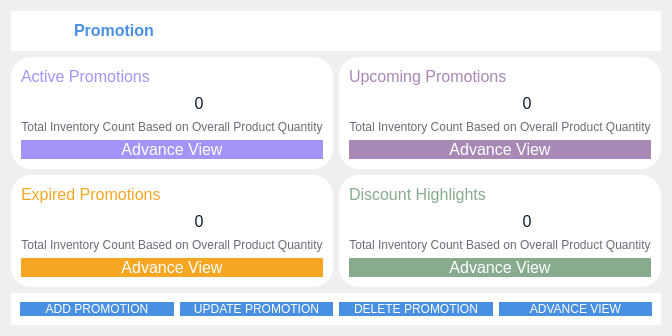
        <widget class="QWidget" name="Promotion_page">
         <layout class="QHBoxLayout" name="horizontalLayout_59">
          <item>
           <layout class="QVBoxLayout" name="verticalLayout_28">
            <item>
             <widget class="QFrame" name="horizontalFrame">
              <property name="sizePolicy">
               <sizepolicy hsizetype="Preferred" vsizetype="Fixed">
                <horstretch>0</horstretch>
                <verstretch>0</verstretch>
               </sizepolicy>
              </property>
              <property name="styleSheet">
               <string notr="true">background-color: rgb(255, 255, 255);</string>
              </property>
              <layout class="QHBoxLayout" name="horizontalLayout_61">
               <item>
                <widget class="QLabel" name="label_74">
                 <property name="sizePolicy">
                  <sizepolicy hsizetype="Fixed" vsizetype="Fixed">
                   <horstretch>0</horstretch>
                   <verstretch>0</verstretch>
                  </sizepolicy>
                 </property>
                 <property name="maximumSize">
                  <size>
                   <width>48</width>
                   <height>48</height>
                  </size>
                 </property>
                 <property name="styleSheet">
                  <string notr="true">padding: 4px;
border-radius: 10px;</string>
                 </property>
                 <property name="text">
                  <string/>
                 </property>
                 <property name="pixmap">
                  <pixmap resource="resources.qrc">:/resources/dashboard-icons/promotion-blue.svg</pixmap>
                 </property>
                 <property name="scaledContents">
                  <bool>true</bool>
                 </property>
                </widget>
               </item>
               <item>
                <widget class="QLabel" name="label_72">
                 <property name="sizePolicy">
                  <sizepolicy hsizetype="Preferred" vsizetype="Fixed">
                   <horstretch>0</horstretch>
                   <verstretch>0</verstretch>
                  </sizepolicy>
                 </property>
                 <property name="font">
                  <font>
                   <pointsize>12</pointsize>
                   <bold>true</bold>
                   <kerning>true</kerning>
                  </font>
                 </property>
                 <property name="styleSheet">
                  <string notr="true">color: rgb(74, 144, 226);</string>
                 </property>
                 <property name="text">
                  <string>Promotion</string>
                 </property>
                </widget>
               </item>
              </layout>
             </widget>
            </item>
            <item>
             <layout class="QGridLayout" name="gridLayout_27">
              <item row="0" column="0">
               <widget class="QFrame" name="horizontalFrame_3">
                <property name="styleSheet">
                 <string notr="true">background-color: rgb(255, 255, 255);
border-radius: 20px;</string>
                </property>
                <layout class="QHBoxLayout" name="horizontalLayout_65">
                 <property name="leftMargin">
                  <number>10</number>
                 </property>
                 <property name="topMargin">
                  <number>10</number>
                 </property>
                 <property name="rightMargin">
                  <number>10</number>
                 </property>
                 <property name="bottomMargin">
                  <number>10</number>
                 </property>
                 <item>
                  <layout class="QVBoxLayout" name="verticalLayout_35">
                   <item>
                    <widget class="QLabel" name="label_82">
                     <property name="sizePolicy">
                      <sizepolicy hsizetype="Preferred" vsizetype="Fixed">
                       <horstretch>0</horstretch>
                       <verstretch>0</verstretch>
                      </sizepolicy>
                     </property>
                     <property name="font">
                      <font>
                       <pointsize>12</pointsize>
                      </font>
                     </property>
                     <property name="styleSheet">
                      <string notr="true">color: rgb(162, 148, 249);</string>
                     </property>
                     <property name="text">
                      <string>Active Promotions</string>
                     </property>
                    </widget>
                   </item>
                   <item>
                    <layout class="QHBoxLayout" name="horizontalLayout_64">
                     <item>
                      <widget class="QLabel" name="label_98">
                       <property name="sizePolicy">
                        <sizepolicy hsizetype="Fixed" vsizetype="Fixed">
                         <horstretch>0</horstretch>
                         <verstretch>0</verstretch>
                        </sizepolicy>
                       </property>
                       <property name="maximumSize">
                        <size>
                         <width>48</width>
                         <height>48</height>
                        </size>
                       </property>
                       <property name="styleSheet">
                        <string notr="true">padding: 4px;
border-radius: 10px;</string>
                       </property>
                       <property name="text">
                        <string/>
                       </property>
                       <property name="pixmap">
                        <pixmap resource="resources.qrc">:/resources/promotion-icons/Active_Promotions.svg</pixmap>
                       </property>
                       <property name="scaledContents">
                        <bool>true</bool>
                       </property>
                      </widget>
                     </item>
                     <item>
                      <widget class="QLabel" name="active_promotion_label">
                       <property name="font">
                        <font>
                         <pointsize>12</pointsize>
                        </font>
                       </property>
                       <property name="styleSheet">
                        <string notr="true">color: rgb(14, 28, 44);</string>
                       </property>
                       <property name="text">
                        <string>0</string>
                       </property>
                       <property name="alignment">
                        <set>Qt::AlignmentFlag::AlignCenter</set>
                       </property>
                       <property name="wordWrap">
                        <bool>true</bool>
                       </property>
                      </widget>
                     </item>
                    </layout>
                   </item>
                   <item>
                    <widget class="QLabel" name="label_93">
                     <property name="sizePolicy">
                      <sizepolicy hsizetype="Preferred" vsizetype="Fixed">
                       <horstretch>0</horstretch>
                       <verstretch>0</verstretch>
                      </sizepolicy>
                     </property>
                     <property name="styleSheet">
                      <string notr="true">color: rgb(104, 109, 118);</string>
                     </property>
                     <property name="text">
                      <string>Total Inventory Count Based on Overall Product Quantity</string>
                     </property>
                     <property name="alignment">
                      <set>Qt::AlignmentFlag::AlignCenter</set>
                     </property>
                    </widget>
                   </item>
                   <item>
                    <widget class="QPushButton" name="pushButton_34">
                     <property name="maximumSize">
                      <size>
                       <width>16777215</width>
                       <height>40</height>
                      </size>
                     </property>
                     <property name="font">
                      <font>
                       <pointsize>12</pointsize>
                      </font>
                     </property>
                     <property name="styleSheet">
                      <string notr="true">QPushButton{
background-color: rgb(162, 148, 249);
color: rgb(255, 255, 255);
border:none;
border-radius: 10px;
}
QPushButton:hover{
	
	background-color: rgb(110, 101, 170);
}</string>
                     </property>
                     <property name="text">
                      <string>Advance View</string>
                     </property>
                     <property name="icon">
                      <iconset>
                       <normalon>:/resources/product-icons/advance_view.svg</normalon>
                      </iconset>
                     </property>
                     <property name="iconSize">
                      <size>
                       <width>28</width>
                       <height>28</height>
                      </size>
                     </property>
                    </widget>
                   </item>
                  </layout>
                 </item>
                </layout>
               </widget>
              </item>
              <item row="0" column="1">
               <widget class="QFrame" name="horizontalFrame_4">
                <property name="styleSheet">
                 <string notr="true">background-color: rgb(255, 255, 255);
border-radius: 20px;</string>
                </property>
                <layout class="QHBoxLayout" name="horizontalLayout_66">
                 <property name="leftMargin">
                  <number>10</number>
                 </property>
                 <property name="topMargin">
                  <number>10</number>
                 </property>
                 <property name="rightMargin">
                  <number>10</number>
                 </property>
                 <property name="bottomMargin">
                  <number>10</number>
                 </property>
                 <item>
                  <layout class="QVBoxLayout" name="verticalLayout_36">
                   <item>
                    <widget class="QLabel" name="label_84">
                     <property name="sizePolicy">
                      <sizepolicy hsizetype="Preferred" vsizetype="Fixed">
                       <horstretch>0</horstretch>
                       <verstretch>0</verstretch>
                      </sizepolicy>
                     </property>
                     <property name="font">
                      <font>
                       <pointsize>12</pointsize>
                      </font>
                     </property>
                     <property name="styleSheet">
                      <string notr="true">color: rgb(168, 136, 181);</string>
                     </property>
                     <property name="text">
                      <string>Upcoming Promotions</string>
                     </property>
                    </widget>
                   </item>
                   <item>
                    <layout class="QHBoxLayout" name="horizontalLayout_68">
                     <item>
                      <widget class="QLabel" name="label_100">
                       <property name="sizePolicy">
                        <sizepolicy hsizetype="Fixed" vsizetype="Fixed">
                         <horstretch>0</horstretch>
                         <verstretch>0</verstretch>
                        </sizepolicy>
                       </property>
                       <property name="maximumSize">
                        <size>
                         <width>48</width>
                         <height>48</height>
                        </size>
                       </property>
                       <property name="styleSheet">
                        <string notr="true">padding: 4px;
border-radius: 10px;</string>
                       </property>
                       <property name="text">
                        <string/>
                       </property>
                       <property name="pixmap">
                        <pixmap resource="resources.qrc">:/resources/promotion-icons/Upcoming_Promotions.svg</pixmap>
                       </property>
                       <property name="scaledContents">
                        <bool>true</bool>
                       </property>
                      </widget>
                     </item>
                     <item>
                      <widget class="QLabel" name="upcoming_promotion_label">
                       <property name="font">
                        <font>
                         <pointsize>12</pointsize>
                        </font>
                       </property>
                       <property name="styleSheet">
                        <string notr="true">color: rgb(14, 28, 44);</string>
                       </property>
                       <property name="text">
                        <string>0</string>
                       </property>
                       <property name="alignment">
                        <set>Qt::AlignmentFlag::AlignCenter</set>
                       </property>
                       <property name="wordWrap">
                        <bool>true</bool>
                       </property>
                      </widget>
                     </item>
                    </layout>
                   </item>
                   <item>
                    <widget class="QLabel" name="label_94">
                     <property name="sizePolicy">
                      <sizepolicy hsizetype="Preferred" vsizetype="Fixed">
                       <horstretch>0</horstretch>
                       <verstretch>0</verstretch>
                      </sizepolicy>
                     </property>
                     <property name="styleSheet">
                      <string notr="true">color: rgb(104, 109, 118);</string>
                     </property>
                     <property name="text">
                      <string>Total Inventory Count Based on Overall Product Quantity</string>
                     </property>
                     <property name="alignment">
                      <set>Qt::AlignmentFlag::AlignCenter</set>
                     </property>
                    </widget>
                   </item>
                   <item>
                    <widget class="QPushButton" name="pushButton_35">
                     <property name="maximumSize">
                      <size>
                       <width>16777215</width>
                       <height>40</height>
                      </size>
                     </property>
                     <property name="font">
                      <font>
                       <pointsize>12</pointsize>
                      </font>
                     </property>
                     <property name="styleSheet">
                      <string notr="true">QPushButton{
background-color: rgb(168, 136, 181);
color: rgb(255, 255, 255);
border:none;
border-radius: 10px;
}
QPushButton:hover{
	
	background-color: rgb(121, 99, 131);
}</string>
                     </property>
                     <property name="text">
                      <string>Advance View</string>
                     </property>
                     <property name="icon">
                      <iconset>
                       <normalon>:/resources/product-icons/advance_view.svg</normalon>
                      </iconset>
                     </property>
                     <property name="iconSize">
                      <size>
                       <width>28</width>
                       <height>28</height>
                      </size>
                     </property>
                    </widget>
                   </item>
                  </layout>
                 </item>
                </layout>
               </widget>
              </item>
              <item row="1" column="1">
               <widget class="QFrame" name="horizontalFrame_5">
                <property name="styleSheet">
                 <string notr="true">background-color: rgb(255, 255, 255);
border-radius: 20px;</string>
                </property>
                <layout class="QHBoxLayout" name="horizontalLayout_67">
                 <property name="leftMargin">
                  <number>10</number>
                 </property>
                 <property name="topMargin">
                  <number>10</number>
                 </property>
                 <property name="rightMargin">
                  <number>10</number>
                 </property>
                 <property name="bottomMargin">
                  <number>10</number>
                 </property>
                 <item>
                  <layout class="QVBoxLayout" name="verticalLayout_38">
                   <item>
                    <widget class="QLabel" name="label_92">
                     <property name="sizePolicy">
                      <sizepolicy hsizetype="Preferred" vsizetype="Fixed">
                       <horstretch>0</horstretch>
                       <verstretch>0</verstretch>
                      </sizepolicy>
                     </property>
                     <property name="font">
                      <font>
                       <pointsize>12</pointsize>
                      </font>
                     </property>
                     <property name="styleSheet">
                      <string notr="true">color: rgb(136, 171, 142);</string>
                     </property>
                     <property name="text">
                      <string>Discount Highlights</string>
                     </property>
                    </widget>
                   </item>
                   <item>
                    <layout class="QHBoxLayout" name="horizontalLayout_70">
                     <item>
                      <widget class="QLabel" name="label_104">
                       <property name="sizePolicy">
                        <sizepolicy hsizetype="Fixed" vsizetype="Fixed">
                         <horstretch>0</horstretch>
                         <verstretch>0</verstretch>
                        </sizepolicy>
                       </property>
                       <property name="maximumSize">
                        <size>
                         <width>48</width>
                         <height>48</height>
                        </size>
                       </property>
                       <property name="styleSheet">
                        <string notr="true">padding: 4px;
border-radius: 10px;</string>
                       </property>
                       <property name="text">
                        <string/>
                       </property>
                       <property name="pixmap">
                        <pixmap resource="resources.qrc">:/resources/promotion-icons/Discount_Highlights.svg</pixmap>
                       </property>
                       <property name="scaledContents">
                        <bool>true</bool>
                       </property>
                      </widget>
                     </item>
                     <item>
                      <widget class="QLabel" name="disocunt_highlight_promotion_label">
                       <property name="font">
                        <font>
                         <pointsize>12</pointsize>
                        </font>
                       </property>
                       <property name="styleSheet">
                        <string notr="true">color: rgb(14, 28, 44);</string>
                       </property>
                       <property name="text">
                        <string>0</string>
                       </property>
                       <property name="alignment">
                        <set>Qt::AlignmentFlag::AlignCenter</set>
                       </property>
                       <property name="wordWrap">
                        <bool>true</bool>
                       </property>
                      </widget>
                     </item>
                    </layout>
                   </item>
                   <item>
                    <widget class="QLabel" name="label_96">
                     <property name="sizePolicy">
                      <sizepolicy hsizetype="Preferred" vsizetype="Fixed">
                       <horstretch>0</horstretch>
                       <verstretch>0</verstretch>
                      </sizepolicy>
                     </property>
                     <property name="styleSheet">
                      <string notr="true">color: rgb(104, 109, 118);</string>
                     </property>
                     <property name="text">
                      <string>Total Inventory Count Based on Overall Product Quantity</string>
                     </property>
                     <property name="alignment">
                      <set>Qt::AlignmentFlag::AlignCenter</set>
                     </property>
                    </widget>
                   </item>
                   <item>
                    <widget class="QPushButton" name="pushButton_37">
                     <property name="maximumSize">
                      <size>
                       <width>16777215</width>
                       <height>40</height>
                      </size>
                     </property>
                     <property name="font">
                      <font>
                       <pointsize>12</pointsize>
                      </font>
                     </property>
                     <property name="styleSheet">
                      <string notr="true">QPushButton{
background-color: rgb(136, 171, 142);
color: rgb(255, 255, 255);
border:none;
border-radius: 10px;
}
QPushButton:hover{
	
	background-color: rgb(100, 125, 104);
}</string>
                     </property>
                     <property name="text">
                      <string>Advance View</string>
                     </property>
                     <property name="icon">
                      <iconset>
                       <normalon>:/resources/product-icons/advance_view.svg</normalon>
                      </iconset>
                     </property>
                     <property name="iconSize">
                      <size>
                       <width>28</width>
                       <height>28</height>
                      </size>
                     </property>
                    </widget>
                   </item>
                  </layout>
                 </item>
                </layout>
               </widget>
              </item>
              <item row="1" column="0">
               <widget class="QFrame" name="horizontalFrame">
                <property name="styleSheet">
                 <string notr="true">background-color: rgb(255, 255, 255);
border-radius: 20px;</string>
                </property>
                <layout class="QHBoxLayout" name="horizontalLayout_62">
                 <property name="leftMargin">
                  <number>10</number>
                 </property>
                 <property name="topMargin">
                  <number>10</number>
                 </property>
                 <property name="rightMargin">
                  <number>10</number>
                 </property>
                 <property name="bottomMargin">
                  <number>10</number>
                 </property>
                 <item>
                  <layout class="QVBoxLayout" name="verticalLayout_37">
                   <item>
                    <widget class="QLabel" name="label_91">
                     <property name="sizePolicy">
                      <sizepolicy hsizetype="Preferred" vsizetype="Fixed">
                       <horstretch>0</horstretch>
                       <verstretch>0</verstretch>
                      </sizepolicy>
                     </property>
                     <property name="font">
                      <font>
                       <pointsize>12</pointsize>
                      </font>
                     </property>
                     <property name="styleSheet">
                      <string notr="true">color: rgb(245, 166, 35);</string>
                     </property>
                     <property name="text">
                      <string>Expired Promotions</string>
                     </property>
                    </widget>
                   </item>
                   <item>
                    <layout class="QHBoxLayout" name="horizontalLayout_69">
                     <item>
                      <widget class="QLabel" name="label_102">
                       <property name="sizePolicy">
                        <sizepolicy hsizetype="Fixed" vsizetype="Fixed">
                         <horstretch>0</horstretch>
                         <verstretch>0</verstretch>
                        </sizepolicy>
                       </property>
                       <property name="maximumSize">
                        <size>
                         <width>48</width>
                         <height>48</height>
                        </size>
                       </property>
                       <property name="styleSheet">
                        <string notr="true">padding: 4px;
border-radius: 10px;</string>
                       </property>
                       <property name="text">
                        <string/>
                       </property>
                       <property name="pixmap">
                        <pixmap resource="resources.qrc">:/resources/promotion-icons/Expired_Promotions.svg</pixmap>
                       </property>
                       <property name="scaledContents">
                        <bool>true</bool>
                       </property>
                      </widget>
                     </item>
                     <item>
                      <widget class="QLabel" name="expired_promotion_label">
                       <property name="font">
                        <font>
                         <pointsize>12</pointsize>
                        </font>
                       </property>
                       <property name="styleSheet">
                        <string notr="true">color: rgb(14, 28, 44);</string>
                       </property>
                       <property name="text">
                        <string>0</string>
                       </property>
                       <property name="alignment">
                        <set>Qt::AlignmentFlag::AlignCenter</set>
                       </property>
                       <property name="wordWrap">
                        <bool>true</bool>
                       </property>
                      </widget>
                     </item>
                    </layout>
                   </item>
                   <item>
                    <widget class="QLabel" name="label_95">
                     <property name="sizePolicy">
                      <sizepolicy hsizetype="Preferred" vsizetype="Fixed">
                       <horstretch>0</horstretch>
                       <verstretch>0</verstretch>
                      </sizepolicy>
                     </property>
                     <property name="styleSheet">
                      <string notr="true">color: rgb(104, 109, 118);</string>
                     </property>
                     <property name="text">
                      <string>Total Inventory Count Based on Overall Product Quantity</string>
                     </property>
                     <property name="alignment">
                      <set>Qt::AlignmentFlag::AlignCenter</set>
                     </property>
                    </widget>
                   </item>
                   <item>
                    <widget class="QPushButton" name="pushButton_36">
                     <property name="maximumSize">
                      <size>
                       <width>16777215</width>
                       <height>40</height>
                      </size>
                     </property>
                     <property name="font">
                      <font>
                       <pointsize>12</pointsize>
                      </font>
                     </property>
                     <property name="styleSheet">
                      <string notr="true">QPushButton{
background-color: rgb(245, 166, 35);
color: rgb(255, 255, 255);
border:none;
border-radius: 10px;
}
QPushButton:hover{
	
	background-color: rgb(167, 112, 24);
}</string>
                     </property>
                     <property name="text">
                      <string>Advance View</string>
                     </property>
                     <property name="icon">
                      <iconset>
                       <normalon>:/resources/product-icons/advance_view.svg</normalon>
                      </iconset>
                     </property>
                     <property name="iconSize">
                      <size>
                       <width>28</width>
                       <height>28</height>
                      </size>
                     </property>
                    </widget>
                   </item>
                  </layout>
                 </item>
                </layout>
               </widget>
              </item>
             </layout>
            </item>
            <item>
             <widget class="QFrame" name="horizontalFrame">
              <property name="sizePolicy">
               <sizepolicy hsizetype="Preferred" vsizetype="Fixed">
                <horstretch>0</horstretch>
                <verstretch>0</verstretch>
               </sizepolicy>
              </property>
              <property name="maximumSize">
               <size>
                <width>16777215</width>
                <height>60</height>
               </size>
              </property>
              <property name="styleSheet">
               <string notr="true">QFrame{
background-color: rgb(255, 255, 255);
}
QPushButton{
background-color: rgb(74, 144, 226);
border:none;
color: rgb(255, 255, 255);
}
QPushButton:hover{
background-color: rgb(53, 104, 162);
}</string>
              </property>
              <layout class="QHBoxLayout" name="horizontalLayout_63">
               <item>
                <widget class="QPushButton" name="add_promotion_btn">
                 <property name="maximumSize">
                  <size>
                   <width>16777215</width>
                   <height>40</height>
                  </size>
                 </property>
                 <property name="text">
                  <string>ADD PROMOTION</string>
                 </property>
                 <property name="icon">
                  <iconset>
                   <normalon>:/resources/dashboard-icons/add.svg</normalon>
                  </iconset>
                 </property>
                 <property name="iconSize">
                  <size>
                   <width>28</width>
                   <height>28</height>
                  </size>
                 </property>
                </widget>
               </item>
               <item>
                <widget class="QPushButton" name="update_promotion_btn">
                 <property name="maximumSize">
                  <size>
                   <width>16777215</width>
                   <height>40</height>
                  </size>
                 </property>
                 <property name="text">
                  <string>UPDATE PROMOTION</string>
                 </property>
                 <property name="icon">
                  <iconset>
                   <normalon>:/resources/dashboard-icons/update.svg</normalon>
                  </iconset>
                 </property>
                 <property name="iconSize">
                  <size>
                   <width>28</width>
                   <height>28</height>
                  </size>
                 </property>
                </widget>
               </item>
               <item>
                <widget class="QPushButton" name="delete_promotion_btn">
                 <property name="maximumSize">
                  <size>
                   <width>16777215</width>
                   <height>40</height>
                  </size>
                 </property>
                 <property name="text">
                  <string>DELETE PROMOTION</string>
                 </property>
                 <property name="icon">
                  <iconset>
                   <normalon>:/resources/dashboard-icons/delete.svg</normalon>
                  </iconset>
                 </property>
                 <property name="iconSize">
                  <size>
                   <width>28</width>
                   <height>28</height>
                  </size>
                 </property>
                </widget>
               </item>
               <item>
                <widget class="QPushButton" name="pushButton_31">
                 <property name="maximumSize">
                  <size>
                   <width>16777215</width>
                   <height>40</height>
                  </size>
                 </property>
                 <property name="text">
                  <string>ADVANCE VIEW</string>
                 </property>
                 <property name="icon">
                  <iconset>
                   <normalon>:/resources/product-icons/advance_view.svg</normalon>
                  </iconset>
                 </property>
                 <property name="iconSize">
                  <size>
                   <width>28</width>
                   <height>28</height>
                  </size>
                 </property>
                </widget>
               </item>
              </layout>
             </widget>
            </item>
           </layout>
          </item>
         </layout>
        </widget>
